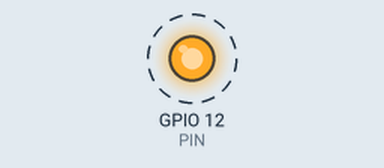
Recording of a program running on a simulated Raspberry Pi (BCM pin numbers). On the bench: output pins drawn as LEDs (lit = HIGH). Dashed ring = blinking.

Above: at 0.5 s.
Timing chart, 0 to 4.6 s (numbered marks = the images above):
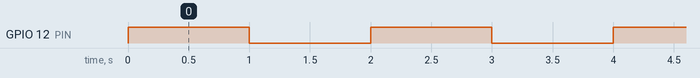

The program:

led3.py
```python
import RPi.GPIO as GPIO
import time

PIN=12

GPIO.setmode(GPIO.BCM)
GPIO.setup(PIN, GPIO.OUT)

while 1:
    GPIO.output(PIN, GPIO.HIGH)
    time.sleep(1)
    GPIO.output(PIN, GPIO.LOW)
    time.sleep(1)
```

Measured:
- by itself, GPIO 12 (PIN): alternates HIGH for 1.0 s and LOW for 1.0 s
